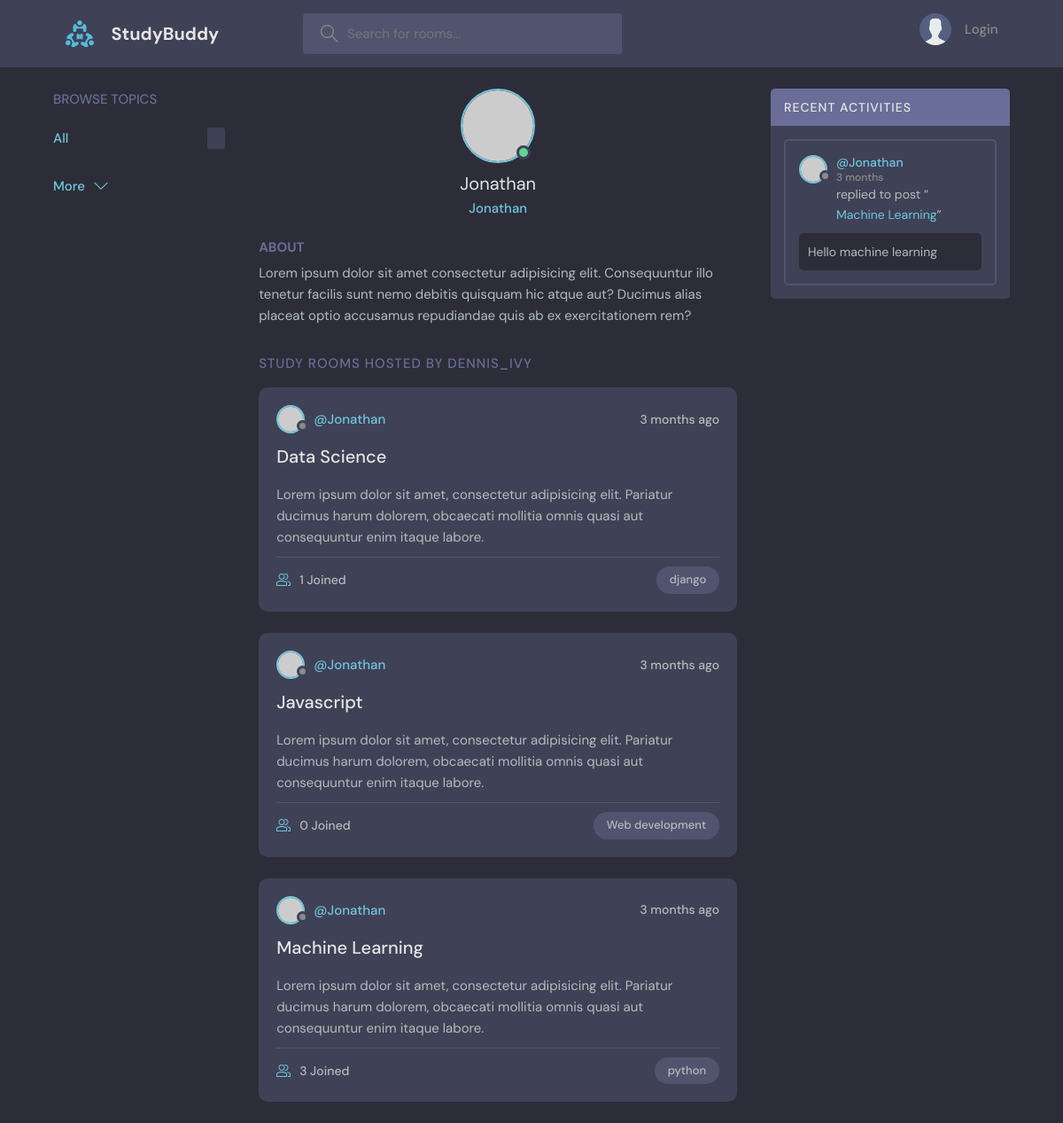
The app's page /profile/1 with its own data.
### base/models.py (models this page shows, shortened)
class Room(models.Model):
    host = models.ForeignKey(User, on_delete=models.SET_NULL, null=True)
    topic = models.ForeignKey(Topic, on_delete=models.SET_NULL, null=True)
    name = models.CharField(max_length=200)
    description = models.TextField(null=True, blank=True)
    participants = models.ManyToManyField(User, related_name='participants', blank=True)
    updated = models.DateTimeField(auto_now=True)
    created = models.DateTimeField(auto_now_add=True)
    class Meta:
        ordering = ['updated', "created"]
    def __str__(self):
        return str(self.name)

class Topic(models.Model):
    name = models.CharField(max_length=200)

class Message(models.Model):
    user = models.ForeignKey(User, on_delete=models.CASCADE)
    room = models.ForeignKey(Room, on_delete=models.CASCADE)
    body = models.TextField()
    updated = models.DateTimeField(auto_now=True)
    created = models.DateTimeField(auto_now_add=True)
    class Meta:
        ordering = ['updated', "created"]

### base/views.py (the view)
# urls.py: path('profile/<str:pk>', views.userProfile, name="user-profile"),
def userProfile(request, pk):
    user = User.objects.get(id=pk)
    rooms = user.room_set.all()
    room_messages = user.message_set.all()
    topics = Topic.objects.all()
    context = {'user':user, 'rooms': rooms, 'room_messages': room_messages, topics: 'topics'}
    return render(request, 'base/profile.html', context)

### base/templates/base/profile.html (shortened to what this page needs)
{% extends 'main.html' %}
{% block content %}
  <main class="profile-page layout layout--3">
    <div class="container">
      {% include 'base/topics_component.html' %}
      <div class="roomList">
        <div class="profile">
          <div class="profile__avatar">
            <div class="avatar avatar--large active">
              <img src="https://randomuser.me/api/portraits/men/11.jpg" />
            </div>
          </div>
          <div class="profile__info">
            <h3>{{user.username}}</h3>
            <p>{{user.username}}</p>
          </div>
          <div class="profile__about">
            <h3>About</h3>
            <p>
              Lorem ipsum dolor sit amet consectetur adipisicing elit. Consequuntur illo tenetur
              facilis sunt nemo debitis quisquam hic atque aut? Ducimus alias placeat optio
              accusamus repudiandae quis ab ex exercitationem rem?
            </p>
          </div>
        </div>
        <div class="roomList__header">
          <div>
            <h2>Study Rooms Hosted by dennis_ivy</a>
            </h2>
          </div>
        </div>
        {% include 'base/feed_component.html' %}
      </div>
      {% include 'base/activity_component.html' %}
    </div>
  </main>
  {% endblock content %}

### templates/main.html (shortened to what this page needs)
<!DOCTYPE html>
{% load static %}
<html lang="en">
  <head>
    <link rel="stylesheet" href="{% static 'styles/style.css' %}" />
  </head>
  <body>
    {% include 'navbar.html' %}
    {% block content %}
    {% endblock %}
  </body>
</html>

### templates/navbar.html (shortened to what this page needs)
{% load static %}
<header class="header header--loggedIn">
    <div class="container">
      <a href="{% url 'home' %}" class="header__logo">
        <img src="{% static 'images/logo.svg' %}" />
        <h1>StudyBuddy</h1>
      </a>
      <form class="header__search" method="GET" action="{% url 'home' %}">
        <label>
          <input name='q' placeholder="Search for rooms..." />
        </label>
      </form>
      <nav class="header__menu">
        {% if request.user.is_authenticated %}
        <div class="header__user">
          <a href="{% url 'user-profile' request.user.id %}">
            <div class="avatar avatar--medium active">
              <img src="https://randomuser.me/api/portraits/men/37.jpg" />
            </div>
            <p>John Doe <span>@{{request.user.username}}</span></p>
          </a>
          <button class="dropdown-button">
            <svg version="1.1" xmlns="http://www.w3.org/2000/svg" width="32" height="32" viewBox="0 0 32 32">
              <title>chevron-down</title>
              <path d="M16 21l-13-13h-3l16 16 16-16h-3l-13 13z"></path>
            </svg>
          </button>
        </div>
        {% else %}
        <a href="{% url 'login' %}">
          <img src="{% static 'images/avatar.svg' %}" />
          <p>Login</p>
        </a>
        {% endif %}
      </nav>
    </div>
  </header>

### base/templates/base/topics_component.html (shortened to what this page needs)
<div class="topics">
    <div class="topics__header">
      <h2>Browse Topics</h2>
    </div>
    <ul class="topics__list">
      <li>
        <a href="{% url 'home' %}" class="active">All <span>{{topics.count}}</span></a>
      </li>
    </ul>
    <a class="btn btn--link" href="{% url 'topics' %}">
      More
      <svg version="1.1" xmlns="http://www.w3.org/2000/svg" width="32" height="32" viewBox="0 0 32 32">
        <title>chevron-down</title>
        <path d="M16 21l-13-13h-3l16 16 16-16h-3l-13 13z"></path>
      </svg>
    </a>
  </div>

### base/templates/base/feed_component.html (shortened to what this page needs)
{% for room in rooms %}
<div class="roomListRoom">
    <div class="roomListRoom__header">
      <a href="{% url 'user-profile' room.host.id %}" class="roomListRoom__author">
        <div class="avatar avatar--small">
          <img src="https://randomuser.me/api/portraits/women/11.jpg" />
        </div>
        <span>@{{room.host.username}}</span>
      </a>
      <div class="roomListRoom__actions">
        <span> {{ room.created|timesince }} ago</span>
      </div>
    </div>
    <div class="roomListRoom__content">
      <a href="{% url 'room' room.id %}"> {{room.name}} </a>
      <p>
        Lorem ipsum dolor sit amet, consectetur adipisicing elit. Pariatur ducimus harum dolorem, obcaecati
        mollitia omnis quasi aut consequuntur enim itaque labore.
      </p>
    </div>
    <div class="roomListRoom__meta">
      <a href="{% url 'room' room.id %}" class="roomListRoom__joined">
        {{room.participants.all.count}} Joined
      </a>
      <p class="roomListRoom__topic">{{room.topic.name}}</p>
    </div>
  </div>
  {% endfor %}

### base/templates/base/activity_component.html (shortened to what this page needs)
<div class="activities">
    <div class="activities__header">
      <h2>Recent Activities</h2>
    </div>
    {% for message in room_messages %}
    <div class="activities__box">
      <div class="activities__boxHeader roomListRoom__header">
        <a href="{% url 'user-profile' message.user.id %}" class="roomListRoom__author">
          <div class="avatar avatar--small">
            <img src="https://randomuser.me/api/portraits/women/11.jpg" />
          </div>
          <p>
            @{{message.user}}
            <span>{{message.created|timesince}}</span>
          </p>
        </a>
      </div>
      <div class="activities__boxContent">
        <p>replied to post “<a href="{% url 'room' message.room.id %}">{{message.room}}</a>”</p>
        <div class="activities__boxRoomContent">
            {{message.body}}
        </div>
      </div>
    </div>
    {% endfor %}
</div>

### records on screen
Room: host.username "Jonathan", created "3 months", name "Data Science", participants.all.count "1", topic.name "django"
Room: host.username "Jonathan", created "3 months", name "Javascript", participants.all.count "0", topic.name "Web development"
Room: host.username "Jonathan", created "3 months", name "Machine Learning", participants.all.count "3", topic.name "python"
Message: user "Jonathan", created "3 months", room "Machine Learning", body "Hello machine learning"

### other values on screen
{{ user.username }} "Jonathan"
